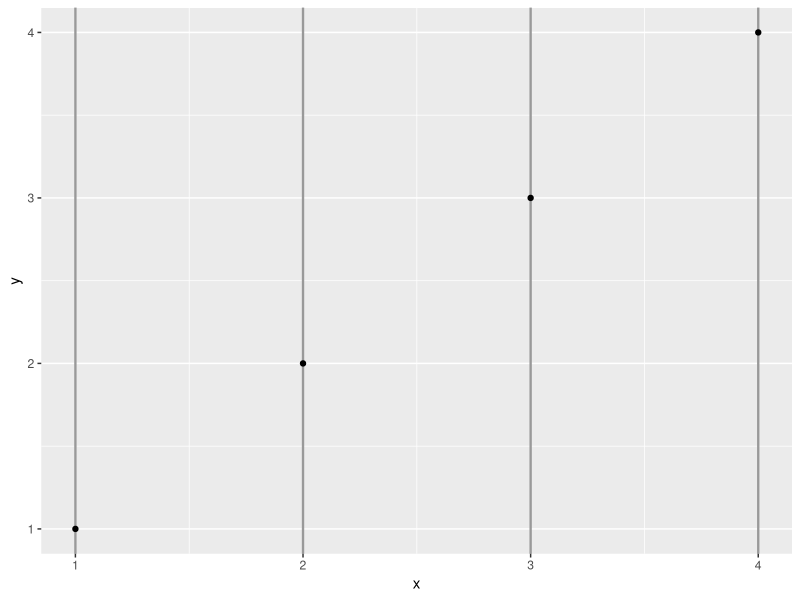

This chart was generated by the following R code:
library(ggplot2)
df <- data.frame(x = 1:4, y = 1:4, z = rep(c("a", "b"), each = 2))
#The rep() function in R is used to replicate or repeat elements of a vector.
base <- ggplot(df, aes(x, y)) + geom_point()
# Just in one direction  
base + theme(
  panel.grid.major.x = element_line(color = "gray60", linewidth = 0.8)
)
